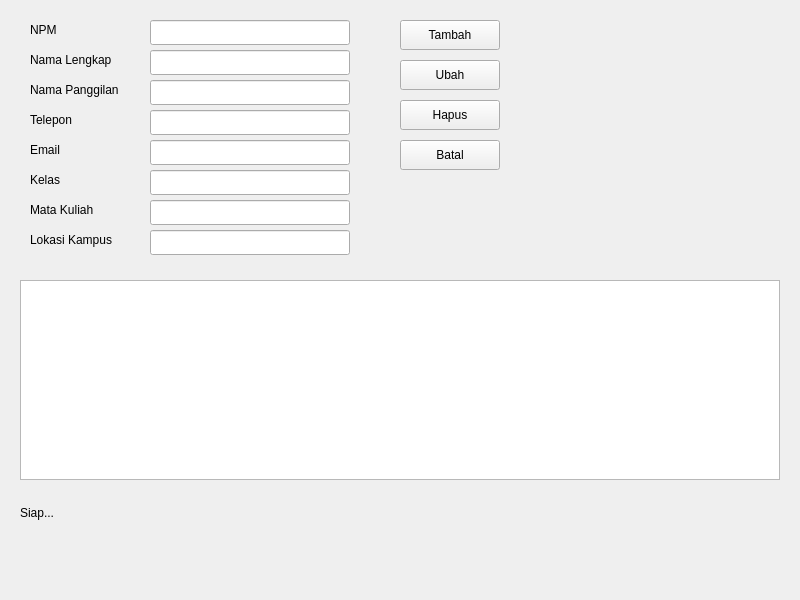
<?xml version='1.0' encoding='utf-8'?>
<ui version="4.0">
  <class>MainWindow</class>
  <widget class="QMainWindow" name="MainWindow">
    <property name="geometry">
      <rect>
        <x>0</x>
        <y>0</y>
        <width>800</width>
        <height>600</height>
      </rect>
    </property>
    <property name="windowTitle">
      <string>Form Mahasiswa</string>
    </property>
    <widget class="QWidget" name="centralwidget">
      <!-- Labels -->
      <widget class="QLabel" name="label">
        <property name="geometry">
          <rect>
            <x>30</x>
            <y>20</y>
            <width>100</width>
            <height>20</height>
          </rect>
        </property>
        <property name="text">
          <string>NPM</string>
        </property>
      </widget>
      <widget class="QLabel" name="label_2">
        <property name="geometry">
          <rect>
            <x>30</x>
            <y>50</y>
            <width>100</width>
            <height>20</height>
          </rect>
        </property>
        <property name="text">
          <string>Nama Lengkap</string>
        </property>
      </widget>
      <widget class="QLabel" name="label_3">
        <property name="geometry">
          <rect>
            <x>30</x>
            <y>80</y>
            <width>100</width>
            <height>20</height>
          </rect>
        </property>
        <property name="text">
          <string>Nama Panggilan</string>
        </property>
      </widget>
      <widget class="QLabel" name="label_4">
        <property name="geometry">
          <rect>
            <x>30</x>
            <y>110</y>
            <width>100</width>
            <height>20</height>
          </rect>
        </property>
        <property name="text">
          <string>Telepon</string>
        </property>
      </widget>
      <widget class="QLabel" name="label_5">
        <property name="geometry">
          <rect>
            <x>30</x>
            <y>140</y>
            <width>100</width>
            <height>20</height>
          </rect>
        </property>
        <property name="text">
          <string>Email</string>
        </property>
      </widget>
      <widget class="QLabel" name="label_6">
        <property name="geometry">
          <rect>
            <x>30</x>
            <y>170</y>
            <width>100</width>
            <height>20</height>
          </rect>
        </property>
        <property name="text">
          <string>Kelas</string>
        </property>
      </widget>
      <widget class="QLabel" name="label_7">
        <property name="geometry">
          <rect>
            <x>30</x>
            <y>200</y>
            <width>100</width>
            <height>20</height>
          </rect>
        </property>
        <property name="text">
          <string>Mata Kuliah</string>
        </property>
      </widget>
      <widget class="QLabel" name="label_8">
        <property name="geometry">
          <rect>
            <x>30</x>
            <y>230</y>
            <width>100</width>
            <height>20</height>
          </rect>
        </property>
        <property name="text">
          <string>Lokasi Kampus</string>
        </property>
      </widget>
      
      <!-- Input Fields -->
      <widget class="QLineEdit" name="lineEdit_npm">
        <property name="geometry">
          <rect>
            <x>150</x>
            <y>20</y>
            <width>200</width>
            <height>25</height>
          </rect>
        </property>
      </widget>
      <widget class="QLineEdit" name="lineEdit_nama_lengkap">
        <property name="geometry">
          <rect>
            <x>150</x>
            <y>50</y>
            <width>200</width>
            <height>25</height>
          </rect>
        </property>
      </widget>
      <widget class="QLineEdit" name="lineEdit_nama_panggilan">
        <property name="geometry">
          <rect>
            <x>150</x>
            <y>80</y>
            <width>200</width>
            <height>25</height>
          </rect>
        </property>
      </widget>
      <widget class="QLineEdit" name="lineEdit_telepon">
        <property name="geometry">
          <rect>
            <x>150</x>
            <y>110</y>
            <width>200</width>
            <height>25</height>
          </rect>
        </property>
      </widget>
      <widget class="QLineEdit" name="lineEdit_email">
        <property name="geometry">
          <rect>
            <x>150</x>
            <y>140</y>
            <width>200</width>
            <height>25</height>
          </rect>
        </property>
      </widget>
      <widget class="QLineEdit" name="lineEdit_kelas">
        <property name="geometry">
          <rect>
            <x>150</x>
            <y>170</y>
            <width>200</width>
            <height>25</height>
          </rect>
        </property>
      </widget>
      <widget class="QLineEdit" name="lineEdit_matakuliah">
        <property name="geometry">
          <rect>
            <x>150</x>
            <y>200</y>
            <width>200</width>
            <height>25</height>
          </rect>
        </property>
      </widget>
      <widget class="QLineEdit" name="lineEdit_lokasi_kampus">
        <property name="geometry">
          <rect>
            <x>150</x>
            <y>230</y>
            <width>200</width>
            <height>25</height>
          </rect>
        </property>
      </widget>

      <!-- Buttons -->
      <widget class="QPushButton" name="pushButton_tambah">
        <property name="geometry">
          <rect>
            <x>400</x>
            <y>20</y>
            <width>100</width>
            <height>30</height>
          </rect>
        </property>
        <property name="text">
          <string>Tambah</string>
        </property>
      </widget>
      <widget class="QPushButton" name="pushButton_ubah">
        <property name="geometry">
          <rect>
            <x>400</x>
            <y>60</y>
            <width>100</width>
            <height>30</height>
          </rect>
        </property>
        <property name="text">
          <string>Ubah</string>
        </property>
      </widget>
      <widget class="QPushButton" name="pushButton_hapus">
        <property name="geometry">
          <rect>
            <x>400</x>
            <y>100</y>
            <width>100</width>
            <height>30</height>
          </rect>
        </property>
        <property name="text">
          <string>Hapus</string>
        </property>
      </widget>
      <widget class="QPushButton" name="pushButton_batal">
        <property name="geometry">
          <rect>
            <x>400</x>
            <y>140</y>
            <width>100</width>
            <height>30</height>
          </rect>
        </property>
        <property name="text">
          <string>Batal</string>
        </property>
      </widget>

      <!-- Table Widget -->
      <widget class="QTableWidget" name="tableWidget_mahasiswa">
        <property name="geometry">
          <rect>
            <x>20</x>
            <y>280</y>
            <width>760</width>
            <height>200</height>
          </rect>
        </property>
      </widget>

      <!-- Status Label -->
      <widget class="QLabel" name="label_status">
        <property name="geometry">
          <rect>
            <x>20</x>
            <y>500</y>
            <width>400</width>
            <height>25</height>
          </rect>
        </property>
        <property name="text">
          <string>Siap...</string>
        </property>
      </widget>
    </widget>
  </widget>
  <resources/>
  <connections/>
</ui>
